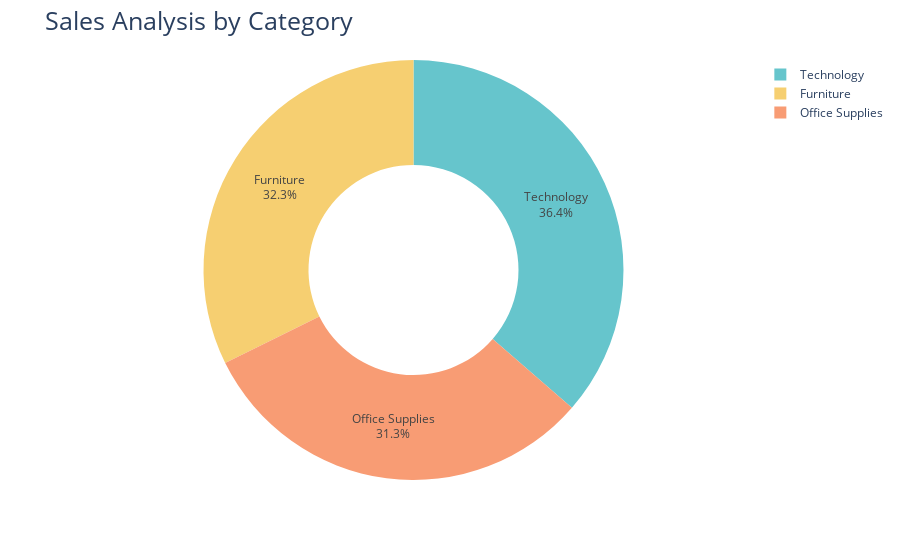

Write notebook code for a chart like this one.
### Code cell
fig = px.pie(Sales_by_Category,
             values='Sales',
             names='Category',
             hole=0.5,
             color_discrete_sequence=px.colors.qualitative.Pastel

            )
fig.update_traces(textposition='inside', textinfo='percent+label')
fig.update_layout(title_text='Sales Analysis by Category',title_font=dict(size=25))

fig.show()

### Figure 1 — Plotly figure (JSON) as saved in the notebook; plotly's stock layout.template omitted (floating-point values rounded to 4 significant figures)
{"data": [{"domain": {"x": [0, 1], "y": [0, 1]}, "hole": 0.5, "hovertemplate": "Category=%{label}<br>Sales=%{value}<extra></extra>", "labels": ["Furniture", "Office Supplies", "Technology"], "legendgroup": "", "name": "", "showlegend": true, "textinfo": "percent+label", "textposition": "inside", "type": "pie", "values": [742000.0, 719000.0, 836200.0]}], "layout": {"legend": {"tracegroupgap": 0}, "margin": {"t": 60}, "piecolorway": ["rgb(102, 197, 204)", "rgb(246, 207, 113)", "rgb(248, 156, 116)", "rgb(220, 176, 242)", "rgb(135, 197, 95)", "rgb(158, 185, 243)", "rgb(254, 136, 177)", "rgb(201, 219, 116)", "rgb(139, 224, 164)", "rgb(180, 151, 231)", "rgb(179, 179, 179)"], "title": {"font": {"size": 25}, "text": "Sales Analysis by Category"}}}
